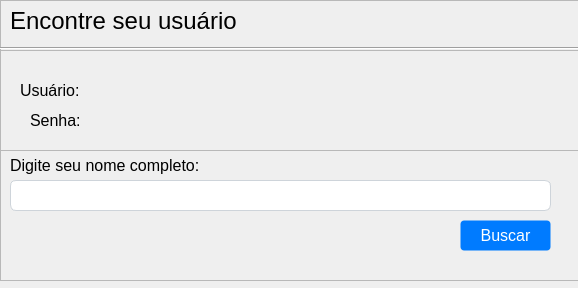
<?xml version="1.0" encoding="UTF-8"?>
<ui version="4.0">
 <class>frm_esqueci</class>
 <widget class="QWidget" name="frm_esqueci">
  <property name="geometry">
   <rect>
    <x>0</x>
    <y>0</y>
    <width>578</width>
    <height>288</height>
   </rect>
  </property>
  <property name="minimumSize">
   <size>
    <width>578</width>
    <height>288</height>
   </size>
  </property>
  <property name="maximumSize">
   <size>
    <width>578</width>
    <height>288</height>
   </size>
  </property>
  <property name="windowTitle">
   <string>Encontre seu usuário</string>
  </property>
  <widget class="QFrame" name="frame">
   <property name="geometry">
    <rect>
     <x>0</x>
     <y>0</y>
     <width>601</width>
     <height>281</height>
    </rect>
   </property>
   <property name="frameShape">
    <enum>QFrame::StyledPanel</enum>
   </property>
   <property name="frameShadow">
    <enum>QFrame::Raised</enum>
   </property>
   <widget class="QLabel" name="label">
    <property name="geometry">
     <rect>
      <x>10</x>
      <y>150</y>
      <width>210</width>
      <height>30</height>
     </rect>
    </property>
    <property name="styleSheet">
     <string notr="true">font-size:16px;</string>
    </property>
    <property name="text">
     <string>Digite seu nome completo:</string>
    </property>
   </widget>
   <widget class="QLineEdit" name="NomeCompleto">
    <property name="geometry">
     <rect>
      <x>10</x>
      <y>180</y>
      <width>541</width>
      <height>31</height>
     </rect>
    </property>
    <property name="styleSheet">
     <string notr="true">    width: 100%;
    padding: 6px 12px;
    font-size: 16px;
    font-weight: 400;
    line-height: 1.5;
    color: #212529;
    background-color: #fff;
    background-clip: padding-box;
    border: 1px solid #ced4da;
    appearance: none;
    border-radius: 6px;</string>
    </property>
   </widget>
   <widget class="Line" name="line_2">
    <property name="geometry">
     <rect>
      <x>0</x>
      <y>40</y>
      <width>710</width>
      <height>16</height>
     </rect>
    </property>
    <property name="orientation">
     <enum>Qt::Horizontal</enum>
    </property>
   </widget>
   <widget class="QLabel" name="label_2">
    <property name="geometry">
     <rect>
      <x>10</x>
      <y>5</y>
      <width>371</width>
      <height>31</height>
     </rect>
    </property>
    <property name="minimumSize">
     <size>
      <width>371</width>
      <height>0</height>
     </size>
    </property>
    <property name="styleSheet">
     <string notr="true">font-size:24px;</string>
    </property>
    <property name="text">
     <string>Encontre seu usuário</string>
    </property>
   </widget>
   <widget class="QFrame" name="frame_dados">
    <property name="geometry">
     <rect>
      <x>0</x>
      <y>50</y>
      <width>581</width>
      <height>101</height>
     </rect>
    </property>
    <property name="frameShape">
     <enum>QFrame::StyledPanel</enum>
    </property>
    <property name="frameShadow">
     <enum>QFrame::Raised</enum>
    </property>
    <widget class="QLabel" name="label_3">
     <property name="geometry">
      <rect>
       <x>20</x>
       <y>30</y>
       <width>61</width>
       <height>21</height>
      </rect>
     </property>
     <property name="styleSheet">
      <string notr="true">font-size:16px;</string>
     </property>
     <property name="text">
      <string>Usuário:</string>
     </property>
    </widget>
    <widget class="QLabel" name="label_4">
     <property name="geometry">
      <rect>
       <x>30</x>
       <y>60</y>
       <width>51</width>
       <height>21</height>
      </rect>
     </property>
     <property name="styleSheet">
      <string notr="true">font-size:16px;</string>
     </property>
     <property name="text">
      <string>Senha:</string>
     </property>
    </widget>
    <widget class="QLabel" name="lbl_usuario">
     <property name="geometry">
      <rect>
       <x>80</x>
       <y>30</y>
       <width>451</width>
       <height>21</height>
      </rect>
     </property>
     <property name="styleSheet">
      <string notr="true">font-size:16px;</string>
     </property>
     <property name="text">
      <string/>
     </property>
    </widget>
    <widget class="QLabel" name="lbl_senha">
     <property name="geometry">
      <rect>
       <x>80</x>
       <y>60</y>
       <width>461</width>
       <height>21</height>
      </rect>
     </property>
     <property name="styleSheet">
      <string notr="true">font-size:16px;</string>
     </property>
     <property name="text">
      <string/>
     </property>
    </widget>
    <widget class="QLabel" name="alert">
     <property name="geometry">
      <rect>
       <x>20</x>
       <y>0</y>
       <width>531</width>
       <height>21</height>
      </rect>
     </property>
     <property name="styleSheet">
      <string notr="true">font-size:16px;</string>
     </property>
     <property name="text">
      <string/>
     </property>
    </widget>
   </widget>
   <widget class="QPushButton" name="btnBuscar">
    <property name="geometry">
     <rect>
      <x>460</x>
      <y>220</y>
      <width>91</width>
      <height>31</height>
     </rect>
    </property>
    <property name="cursor">
     <cursorShape>PointingHandCursor</cursorShape>
    </property>
    <property name="styleSheet">
     <string notr="true">    font-weight: 400;
    text-align: center;
    white-space: nowrap;
    vertical-align: middle;
color: #fff;
    background-color: #007bff;
    border-color: #007bff;
    border: 1px solid transparent;
    padding: 6px 12px;
    font-size: 16px;
    line-height: 1.5;
    border-radius: 4px;</string>
    </property>
    <property name="text">
     <string>Buscar</string>
    </property>
   </widget>
  </widget>
 </widget>
 <resources/>
 <connections/>
</ui>
